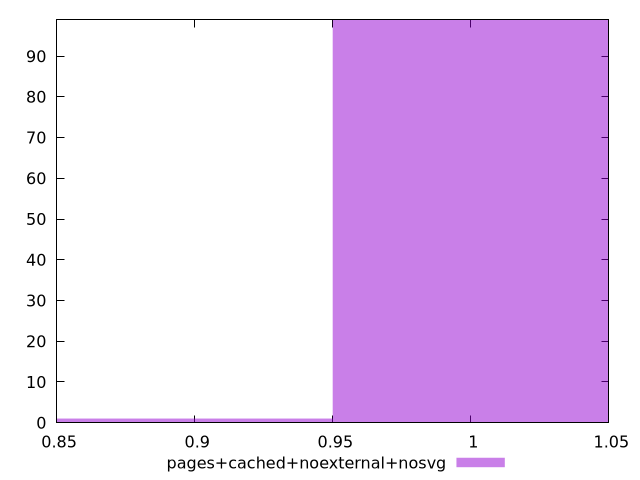

Reproduce this figure in gnuplot.
$_pagesCachedNoexternalNosvg <<EOF
1 99
0.9 1
EOF
set key outside below
set terminal pngcairo
set output "report_00006_2020-11-02T20-21-41.718Z/unminified-javascript/pages+cached+noexternal+nosvg//hist.png"
set yrange [0:99]
set boxwidth 0.1
set style fill transparent solid 0.5 noborder
plot $_pagesCachedNoexternalNosvg title "pages+cached+noexternal+nosvg" with boxes ,
